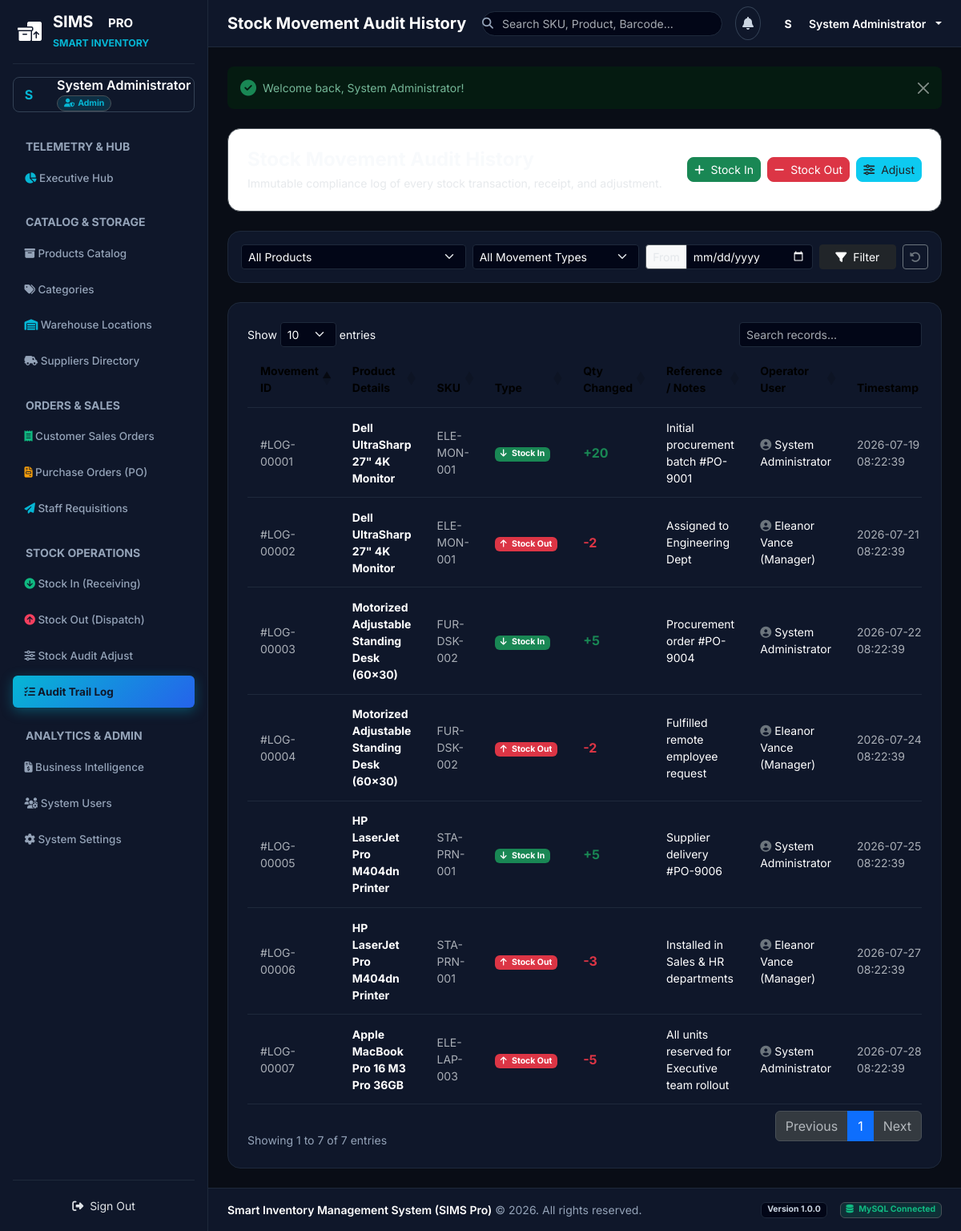
Screenshot of /movements (signed in) with the database file from the repository.
### tables this page shows
CREATE TABLE IF NOT EXISTS `stock_movements` (
    `movement_id` INT AUTO_INCREMENT PRIMARY KEY,
    `product_id` INT NOT NULL,
    `movement_type` ENUM('Stock In', 'Stock Out', 'Adjustment') NOT NULL,
    `quantity` INT NOT NULL,
    `reference_note` VARCHAR(255) NULL,
    `user_id` INT NOT NULL,
    `created_at` DATETIME DEFAULT CURRENT_TIMESTAMP,
    FOREIGN KEY (`product_id`) REFERENCES `products`(`product_id`) ON DELETE CASCADE ON UPDATE CASCADE,
    FOREIGN KEY (`user_id`) REFERENCES `users`(`user_id`) ON DELETE CASCADE ON UPDATE CASCADE
);

CREATE TABLE IF NOT EXISTS `products` (
    `product_id` INT AUTO_INCREMENT PRIMARY KEY,
    `product_name` VARCHAR(150) NOT NULL,
    `sku` VARCHAR(50) NOT NULL UNIQUE,
    `barcode` VARCHAR(50) NULL UNIQUE,
    `description` TEXT NULL,
    `category_id` INT NOT NULL,
    `supplier_id` INT NOT NULL,
    `unit_price` DECIMAL(10,2) NOT NULL DEFAULT 0.00,
    `selling_price` DECIMAL(10,2) NOT NULL DEFAULT 0.00,
    `quantity` INT NOT NULL DEFAULT 0,
    `min_stock_level` INT NOT NULL DEFAULT 5,
    `image` VARCHAR(255) NULL,
    `created_at` DATETIME DEFAULT CURRENT_TIMESTAMP,
    FOREIGN KEY (`category_id`) REFERENCES `categories`(`category_id`) ON DELETE CASCADE ON UPDATE CASCADE,
    FOREIGN KEY (`supplier_id`) REFERENCES `suppliers`(`supplier_id`) ON DELETE CASCADE ON UPDATE CASCADE
);

CREATE TABLE IF NOT EXISTS `users` (
    `user_id` INT AUTO_INCREMENT PRIMARY KEY,
    `name` VARCHAR(100) NOT NULL,
    `email` VARCHAR(100) NOT NULL UNIQUE,
    `password` VARCHAR(255) NOT NULL,
    `role_id` INT NOT NULL,
    `created_at` DATETIME DEFAULT CURRENT_TIMESTAMP,
    FOREIGN KEY (`role_id`) REFERENCES `roles`(`role_id`) ON DELETE RESTRICT ON UPDATE CASCADE
);

### app/Views/movements/index.php (the view, shortened to what the rows shown need)
<div class="container-fluid px-0">
    <div class="card border-0 shadow-xs rounded-4 bg-white p-4">
        <div class="table-responsive">
            <table class="table table-hover align-middle mb-0" id="movementsDataTable">
                <thead class="table-light">
                    <tr>
                        <th>Movement ID</th>
                        <th>Product Details</th>
                        <th>SKU</th>
                        <th>Type</th>
                        <th>Qty Changed</th>
                        <th>Reference / Notes</th>
                        <th>Operator User</th>
                        <th>Timestamp</th>
                    </tr>
                </thead>
                <tbody>
                    <?php foreach ($movements as $m): ?>
                        <tr>
                            <td class="fw-mono text-muted fs-8">#LOG-<?= str_pad($m->movement_id, 5, '0', STR_PAD_LEFT) ?></td>
                            <td class="fw-bold text-slate-900"><?= htmlspecialchars($m->product_name) ?></td>
                            <td class="fw-mono text-muted fs-8"><?= htmlspecialchars($m->sku) ?></td>
                            <td><?= $m->getTypeBadgeHtml() ?></td>
                            <td class="fw-bold fs-6 <?= $m->movement_type === 'Stock In' ? 'text-success' : ($m->movement_type === 'Stock Out' ? 'text-danger' : 'text-info') ?>">
                                <?= $m->movement_type === 'Stock Out' ? '-' : '+' ?><?= number_format($m->quantity) ?>
                            </td>
                            <td class="fs-7 text-slate-700"><?= htmlspecialchars($m->reference_note ?? 'No reference note') ?></td>
                            <td class="fs-7"><i class="fas fa-user-circle text-secondary me-1"></i><?= htmlspecialchars($m->user_name) ?></td>
                            <td class="text-muted fs-8"><?= date('Y-m-d H:i:s', strtotime($m->created_at)) ?></td>
                        </tr>
                    <?php endforeach; ?>
                </tbody>
            </table>
        </div>
    </div>
</div>

### app/Models/StockMovement.php (shortened to what the rows shown need)
<?php
class StockMovement {
    public string $movement_type = 'Stock In';
    public function __construct(array $data = []) {
        if (!empty($data)) {
            $this->movement_id = isset($data['movement_id']) ? (int)$data['movement_id'] : null;
            $this->movement_type = $data['movement_type'] ?? 'Stock In';
            $this->quantity = isset($data['quantity']) ? (int)$data['quantity'] : 0;
            $this->reference_note = $data['reference_note'] ?? null;
            $this->product_name = $data['product_name'] ?? null;
            $this->sku = $data['sku'] ?? null;
            $this->user_name = $data['user_name'] ?? null;
            $this->created_at = $data['created_at'] ?? null;
        }
    }
    public function getTypeBadgeHtml(): string {
        switch ($this->movement_type) {
            case 'Stock In':
                return '<span class="badge bg-success"><i class="fas fa-arrow-down me-1"></i> Stock In</span>';
            case 'Stock Out':
                return '<span class="badge bg-danger"><i class="fas fa-arrow-up me-1"></i> Stock Out</span>';
        }
    }
}

### rows the page displays
stock_movements: movement_id "00007", product.product_name "Apple MacBook Pro 16 M3 Pro 36GB", product.sku "ELE-LAP-003", movement_type "Stock Out" (drawn), quantity "5", reference_note "All units reserved for Executive team rollout", user.name "System Administrator", created_at "2026-07-28 08:22:39"
stock_movements: movement_id "00006", product.product_name "HP LaserJet Pro M404dn Printer", product.sku "STA-PRN-001", movement_type "Stock Out" (drawn), quantity "3", reference_note "Installed in Sales & HR departments", user.name "Eleanor Vance (Manager)", created_at "2026-07-27 08:22:39"
stock_movements: movement_id "00005", product.product_name "HP LaserJet Pro M404dn Printer", product.sku "STA-PRN-001", movement_type "Stock In" (drawn), quantity "5", reference_note "Supplier delivery #PO-9006", user.name "System Administrator", created_at "2026-07-25 08:22:39"
stock_movements: movement_id "00004", product.product_name "Motorized Adjustable Standing Desk (60x30)", product.sku "FUR-DSK-002", movement_type "Stock Out" (drawn), quantity "2", reference_note "Fulfilled remote employee request", user.name "Eleanor Vance (Manager)", created_at "2026-07-24 08:22:39"
stock_movements: movement_id "00003", product.product_name "Motorized Adjustable Standing Desk (60x30)", product.sku "FUR-DSK-002", movement_type "Stock In" (drawn), quantity "5", reference_note "Procurement order #PO-9004", user.name "System Administrator", created_at "2026-07-22 08:22:39"
stock_movements: movement_id "00002", product.product_name "Dell UltraSharp 27\" 4K Monitor", product.sku "ELE-MON-001", movement_type "Stock Out" (drawn), quantity "2", reference_note "Assigned to Engineering Dept", user.name "Eleanor Vance (Manager)", created_at "2026-07-21 08:22:39"
stock_movements: movement_id "00001", product.product_name "Dell UltraSharp 27\" 4K Monitor", product.sku "ELE-MON-001", movement_type "Stock In" (drawn), quantity "20", reference_note "Initial procurement batch #PO-9001", user.name "System Administrator", created_at "2026-07-19 08:22:39"

### other values shown
substr($userName, 0, 1) "S"
$userName "System Administrator"
$userRole "Admin"
$pageTitle "Stock Movement Audit History"
substr($_SESSION['user']['name'] ?? 'U', 0, 1) "S"
$_SESSION['user']['name'] "System Administrator"
$flash['value'] "Welcome back, System Administrator!"
